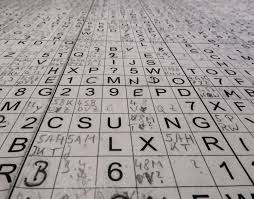
#> input picture resources/sudoku.jpg, 254 x 199 px
$ python pillow.py
#> lines starting #> are read from the running program, lines starting #| are printed output that depends on the picture
import cv2
import numpy as np

img = cv2.imread('resources/sudoku.jpg')
#> img is the input picture: shape (199, 254, 3); mean B, G, R 153, 153, 160.4
gray = cv2.cvtColor(img, cv2.COLOR_BGR2GRAY)
edges = cv2.Canny(gray, 50, 150, apertureSize=3)
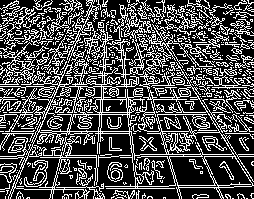
#> edges: shape (199, 254); 30.7% white in thin lines or dots
cv2.imshow('edges', edges)
lines = cv2.HoughLines(edges, 1, np.pi / 100, 120)
#> lines = 44 rows, first 8: [131, 1.57], [114, 1.57], [112, 1.57], [99, 1.57], [87, 0.408], [133, 1.57], [156, 1.57], [146, 0.785]

for line in lines:
    rho,theta = line[0]
    a = np.cos(theta)
    b = np.sin(theta)
    x0 = a * rho
    y0 = b * rho
    # x1 stores the rounded off value of (r * cos(theta) - 1000 * sin(theta))
    x1 = int(x0 + 1000 * (-b))
    # y1 stores the rounded off value of (r * sin(theta)+ 1000 * cos(theta))
    y1 = int(y0 + 1000 * (a))
    # x2 stores the rounded off value of (r * cos(theta)+ 1000 * sin(theta))
    x2 = int(x0 - 1000 * (-b))
    # y2 stores the rounded off value of (r * sin(theta)- 1000 * cos(theta))
    y2 = int(y0 - 1000 * (a))
    cv2.line(img, (x1, y1), (x2, y2), (0, 0, 255), 2)
#> this loop made 44 passes
#> (rho, theta, a, b, x0, y0, x1, y1) on passes 1 to 12: (131, 1.57, -4.37e-08, 1, -5.73e-06, 131, -1000, 130), (114, 1.57, -4.37e-08, 1, -4.98e-06, 114, -1000, 113), (112, 1.57, -4.37e-08, 1, -4.9e-06, 112, -1000, 111), (99, 1.57, -4.37e-08, 1, -4.33e-06, 99, -1000, 98), (87, 0.408, 0.918, 0.397, 79.84, 34.55, -317, 952), (133, 1.57, -4.37e-08, 1, -5.81e-06, 133, -1000, 132), (156, 1.57, -4.37e-08, 1, -6.82e-06, 156, -1000, 155), (146, 0.785, 0.707, 0.707, 103.2, 103.2, -603, 810), (-21, 2.36, -0.707, 0.707, 14.85, -14.85, -692, -721), (148, 0.785, 0.707, 0.707, 104.7, 104.7, -602, 811), (97, 0.251, 0.969, 0.249, 93.95, 24.12, -154, 992), (144, 0.785, 0.707, 0.707, 101.8, 101.8, -605, 808)
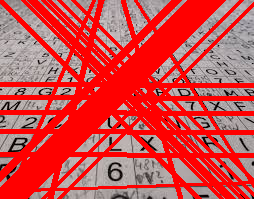
#> img: shape (199, 254, 3); mean B, G, R 77.2, 77, 207.5


cv2.imshow('image', img)
k = cv2.waitKey(0)
#> (key Esc is pressed here)
cv2.destroyAllWindows()
